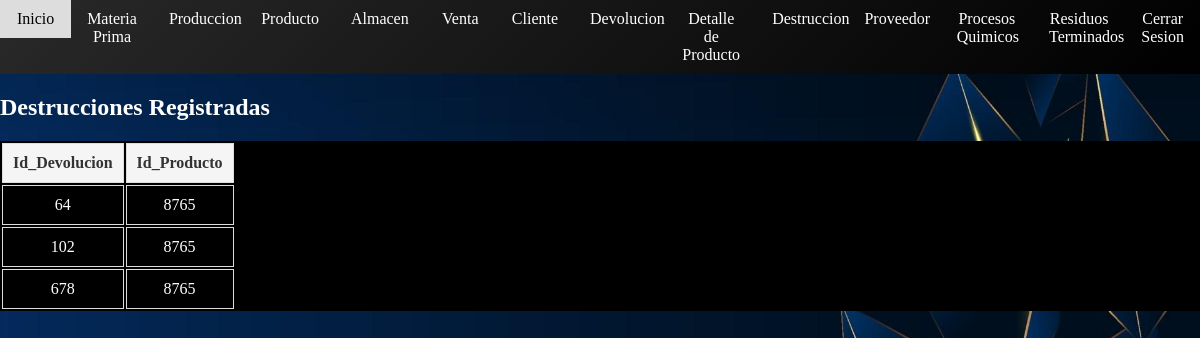
/Destruccion.php (signed in), run on the app's committed database.
### tables this page shows
CREATE TABLE `destrucciones` (
  `id_devolucion` int(11) NOT NULL,
  `id_producto` int(11) NOT NULL,
  `id_materiaP` int(11) NOT NULL,
  `Id_Destruccion` int(11) NOT NULL
);

### Destruccion.php (the view, shortened to what this page needs)
<link rel="stylesheet" type="text/css" href="assets/css/estilomenu.css">
<body>
    <?php include 'menu.php'; ?>
</body>
<!DOCTYPE html>
<html>
<head>
  <link rel="stylesheet" href="Destruccion/styles.css">
</head>
<body>
  <h2>Destrucciones Registradas</h2>
<div class="table-container-wrapper">
    <div class="table-container">
  <?php
  $servername = "localhost";
  $username = "ulises";
  $password = "1234";
  $dbname = "gomper2";
  $conn = new mysqli($servername, $username, $password, $dbname);
  $sql = "SELECT * FROM destrucciones";
  $result = $conn->query($sql);
  if ($result->num_rows > 0) {
    echo '<table>';
    echo '<tr>';
    echo '<th>Id_Devolucion</th>';
    echo '<th>Id_Producto</th>';
    echo '</tr>';
    while ($row = $result->fetch_assoc()) {
      echo '<tr>';
      echo '<td>' . $row['id_devolucion'] . '</td>';
      echo '<td>' . $row['id_producto'] . '</td>';
      echo '</tr>';
    }
    echo '</table>';
  } else {
    echo 'No hay destrucciones registradas.';
  }
  ?>
  </div>
  </div>
</body>
</html>

### assets/css/estilomenu.css (style rules this page uses)
body { margin: 0; }

### Destruccion/styles.css (style rules this page uses)
h2 { margin-bottom: 20px; font-size: 24px; font-weight: bold; color: #ffffff; }
.table-container { width: 100%; border-collapse: collapse; margin: 0 auto; background-color: #000000; color: #ffffff; }
.table-container { width: 100%; border-collapse: collapse; margin-top: 20px; background-color: #000000; color: #ffffff; }
.table-container th, .table-container td { padding: 10px; text-align: center; border: 1px solid #dddddd; }
.table-container th { background-color: #f5f5f5; color: #333333; }

### menu.php (style rules this page uses)
body { background-image: url('assets/images/11.jpg'); background-size: cover; }

### Destruccion.php (style rules this page uses)
body { background-image: url('assets/images/11.jpg'); background-size: cover; }
.table-container { width: 100%; border-collapse: collapse; margin: 0 auto; background-color: #000000; color: #ffffff; }
.table-container th, .table-container td { padding: 10px; text-align: center; border: 1px solid #dddddd; color: #ffffff; }
.table-container th { background-color: #f5f5f5; color: #333333; }

### data on the page
destrucciones: id_devolucion "64", id_producto "8765"
destrucciones: id_devolucion "102", id_producto "8765"
destrucciones: id_devolucion "678", id_producto "8765"
